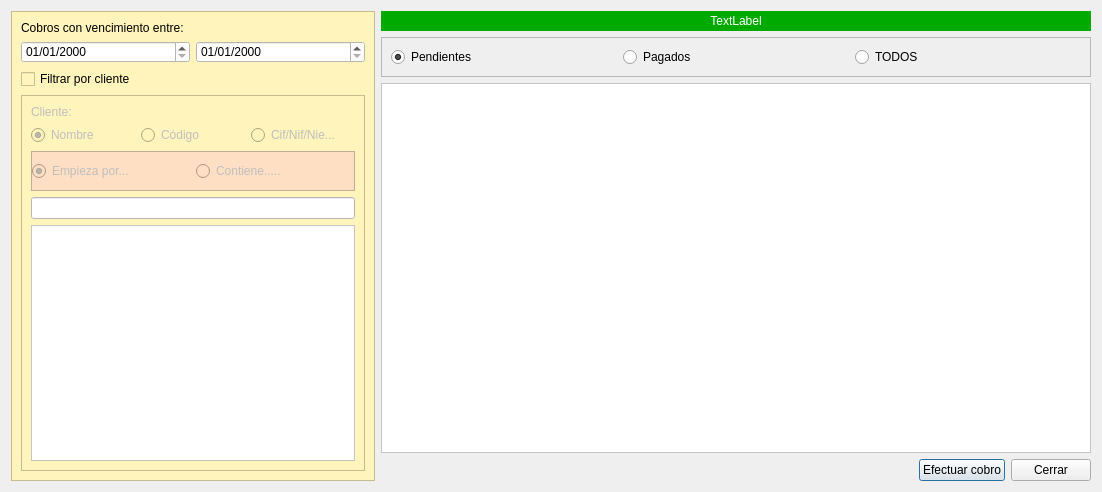
<?xml version="1.0" encoding="UTF-8"?>
<ui version="4.0">
 <class>frmGestionCobros</class>
 <widget class="QDialog" name="frmGestionCobros">
  <property name="geometry">
   <rect>
    <x>0</x>
    <y>0</y>
    <width>1102</width>
    <height>492</height>
   </rect>
  </property>
  <property name="windowTitle">
   <string>Gestión de cobros</string>
  </property>
  <layout class="QGridLayout" name="gridLayout_2">
   <item row="0" column="0" rowspan="4">
    <widget class="QFrame" name="frame">
     <property name="minimumSize">
      <size>
       <width>364</width>
       <height>0</height>
      </size>
     </property>
     <property name="styleSheet">
      <string notr="true">background-color: rgb(255, 244, 187);</string>
     </property>
     <property name="frameShape">
      <enum>QFrame::StyledPanel</enum>
     </property>
     <property name="frameShadow">
      <enum>QFrame::Raised</enum>
     </property>
     <layout class="QGridLayout" name="gridLayout">
      <item row="3" column="0" colspan="2">
       <widget class="QFrame" name="frame_cliente">
        <property name="enabled">
         <bool>false</bool>
        </property>
        <property name="frameShape">
         <enum>QFrame::StyledPanel</enum>
        </property>
        <property name="frameShadow">
         <enum>QFrame::Raised</enum>
        </property>
        <layout class="QGridLayout" name="gridLayout_3">
         <item row="0" column="0">
          <widget class="QLabel" name="label_2">
           <property name="text">
            <string>Cliente:</string>
           </property>
          </widget>
         </item>
         <item row="1" column="0">
          <layout class="QHBoxLayout" name="horizontalLayout">
           <item>
            <widget class="QRadioButton" name="radNombre">
             <property name="text">
              <string>Nombre</string>
             </property>
             <property name="checked">
              <bool>true</bool>
             </property>
            </widget>
           </item>
           <item>
            <widget class="QRadioButton" name="radCodigo">
             <property name="text">
              <string>Código</string>
             </property>
            </widget>
           </item>
           <item>
            <widget class="QRadioButton" name="radCif">
             <property name="text">
              <string>Cif/Nif/Nie...</string>
             </property>
            </widget>
           </item>
          </layout>
         </item>
         <item row="2" column="0">
          <layout class="QVBoxLayout" name="verticalLayout">
           <item>
            <widget class="QFrame" name="frame_3">
             <property name="styleSheet">
              <string notr="true">background-color: rgb(255, 223, 196);</string>
             </property>
             <property name="frameShape">
              <enum>QFrame::StyledPanel</enum>
             </property>
             <property name="frameShadow">
              <enum>QFrame::Raised</enum>
             </property>
             <layout class="QHBoxLayout" name="horizontalLayout_3">
              <property name="leftMargin">
               <number>0</number>
              </property>
              <property name="rightMargin">
               <number>0</number>
              </property>
              <item>
               <layout class="QHBoxLayout" name="horizontalLayout_2">
                <item>
                 <widget class="QRadioButton" name="radEmpieza">
                  <property name="text">
                   <string>Empieza por...</string>
                  </property>
                  <property name="checked">
                   <bool>true</bool>
                  </property>
                 </widget>
                </item>
                <item>
                 <widget class="QRadioButton" name="radContiene">
                  <property name="text">
                   <string>Contiene.....</string>
                  </property>
                 </widget>
                </item>
               </layout>
              </item>
             </layout>
            </widget>
           </item>
           <item>
            <widget class="QLineEdit" name="txtbuscar_cliente">
             <property name="styleSheet">
              <string notr="true">background-color: rgb(255, 255, 255);</string>
             </property>
            </widget>
           </item>
           <item>
            <widget class="QTableView" name="tabla_clientes">
             <property name="styleSheet">
              <string notr="true">background-color: rgb(255, 255, 255);
alternate-background-color: rgb(255, 255, 211);
font: 7pt &quot;Cantarell&quot;;</string>
             </property>
             <property name="alternatingRowColors">
              <bool>true</bool>
             </property>
             <property name="selectionMode">
              <enum>QAbstractItemView::SingleSelection</enum>
             </property>
             <property name="selectionBehavior">
              <enum>QAbstractItemView::SelectRows</enum>
             </property>
             <attribute name="horizontalHeaderStretchLastSection">
              <bool>false</bool>
             </attribute>
            </widget>
           </item>
          </layout>
         </item>
        </layout>
       </widget>
      </item>
      <item row="2" column="0">
       <widget class="QCheckBox" name="chkCliente">
        <property name="text">
         <string>Filtrar por cliente</string>
        </property>
       </widget>
      </item>
      <item row="1" column="1">
       <widget class="QDateEdit" name="txtfecha_fin">
        <property name="styleSheet">
         <string notr="true">background-color: rgb(255, 255, 255);</string>
        </property>
        <property name="displayFormat">
         <string>dd/MM/yyyy</string>
        </property>
       </widget>
      </item>
      <item row="0" column="0" colspan="2">
       <widget class="QLabel" name="label">
        <property name="text">
         <string>Cobros con vencimiento entre:</string>
        </property>
       </widget>
      </item>
      <item row="1" column="0">
       <widget class="QDateEdit" name="txtfecha_ini">
        <property name="styleSheet">
         <string notr="true">background-color: rgb(255, 255, 255);</string>
        </property>
        <property name="displayFormat">
         <string>dd/MM/yyyy</string>
        </property>
       </widget>
      </item>
     </layout>
    </widget>
   </item>
   <item row="0" column="1" colspan="3">
    <widget class="QLabel" name="lblNombre">
     <property name="minimumSize">
      <size>
       <width>0</width>
       <height>20</height>
      </size>
     </property>
     <property name="styleSheet">
      <string notr="true">color: rgb(255, 255, 255);
background-color: rgb(0, 170, 0);</string>
     </property>
     <property name="text">
      <string>TextLabel</string>
     </property>
     <property name="alignment">
      <set>Qt::AlignCenter</set>
     </property>
    </widget>
   </item>
   <item row="3" column="2">
    <widget class="QPushButton" name="btncobro_total">
     <property name="text">
      <string>Efectuar cobro</string>
     </property>
     <property name="icon">
      <iconset resource="../maya.qrc">
       <normaloff>:/Icons/PNG/pagos.png</normaloff>:/Icons/PNG/pagos.png</iconset>
     </property>
     <property name="iconSize">
      <size>
       <width>70</width>
       <height>70</height>
      </size>
     </property>
    </widget>
   </item>
   <item row="3" column="1">
    <spacer name="horizontalSpacer">
     <property name="orientation">
      <enum>Qt::Horizontal</enum>
     </property>
     <property name="sizeHint" stdset="0">
      <size>
       <width>40</width>
       <height>20</height>
      </size>
     </property>
    </spacer>
   </item>
   <item row="2" column="1" colspan="3">
    <widget class="QTableView" name="tabla_deuda">
     <property name="styleSheet">
      <string notr="true">background-color: rgb(255, 255, 255);
alternate-background-color: rgb(227, 255, 203);</string>
     </property>
     <property name="alternatingRowColors">
      <bool>true</bool>
     </property>
     <property name="selectionMode">
      <enum>QAbstractItemView::SingleSelection</enum>
     </property>
     <property name="selectionBehavior">
      <enum>QAbstractItemView::SelectRows</enum>
     </property>
     <attribute name="horizontalHeaderStretchLastSection">
      <bool>true</bool>
     </attribute>
     <attribute name="verticalHeaderVisible">
      <bool>false</bool>
     </attribute>
    </widget>
   </item>
   <item row="3" column="3">
    <widget class="QPushButton" name="btnCerrar">
     <property name="text">
      <string>Cerrar</string>
     </property>
     <property name="icon">
      <iconset resource="../maya.qrc">
       <normaloff>:/Icons/PNG/Exit.png</normaloff>:/Icons/PNG/Exit.png</iconset>
     </property>
     <property name="iconSize">
      <size>
       <width>70</width>
       <height>70</height>
      </size>
     </property>
    </widget>
   </item>
   <item row="1" column="1" colspan="3">
    <widget class="QFrame" name="frame_pagados">
     <property name="frameShape">
      <enum>QFrame::StyledPanel</enum>
     </property>
     <property name="frameShadow">
      <enum>QFrame::Raised</enum>
     </property>
     <layout class="QHBoxLayout" name="horizontalLayout_4">
      <item>
       <widget class="QRadioButton" name="radPendientes">
        <property name="text">
         <string>Pendientes</string>
        </property>
        <property name="checked">
         <bool>true</bool>
        </property>
       </widget>
      </item>
      <item>
       <widget class="QRadioButton" name="radPagados">
        <property name="text">
         <string>Pagados</string>
        </property>
       </widget>
      </item>
      <item>
       <widget class="QRadioButton" name="radTodos">
        <property name="text">
         <string>TODOS</string>
        </property>
        <property name="checked">
         <bool>false</bool>
        </property>
       </widget>
      </item>
     </layout>
    </widget>
   </item>
  </layout>
 </widget>
 <resources>
  <include location="../maya.qrc"/>
 </resources>
 <connections>
  <connection>
   <sender>chkCliente</sender>
   <signal>toggled(bool)</signal>
   <receiver>frame_cliente</receiver>
   <slot>setEnabled(bool)</slot>
   <hints>
    <hint type="sourcelabel">
     <x>37</x>
     <y>83</y>
    </hint>
    <hint type="destinationlabel">
     <x>239</x>
     <y>106</y>
    </hint>
   </hints>
  </connection>
  <connection>
   <sender>radPendientes</sender>
   <signal>toggled(bool)</signal>
   <receiver>btncobro_total</receiver>
   <slot>setVisible(bool)</slot>
   <hints>
    <hint type="sourcelabel">
     <x>433</x>
     <y>57</y>
    </hint>
    <hint type="destinationlabel">
     <x>732</x>
     <y>425</y>
    </hint>
   </hints>
  </connection>
 </connections>
</ui>
